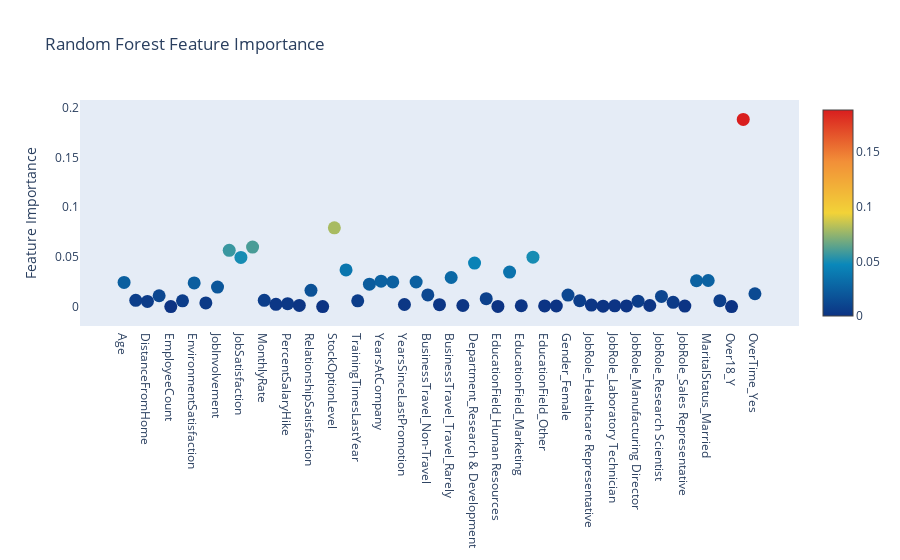

The notebook cell this image was saved under:
### Code cell
# Random Forrest Feature Importance 
# Scatter plot 
trace = go.Scatter(
    y = rf.feature_importances_,
    x = data_final.columns.values,
    mode='markers',
    marker=dict(
        sizemode = 'diameter',
        sizeref = 1,
        size = 13,
        #size= rf.feature_importances_,
        #color = np.random.randn(500), #set color equal to a variable
        color = rf.feature_importances_,
        colorscale='Portland',
        showscale=True
    ),
    text = data_final.columns.values
)
data = [trace]

layout= go.Layout(
    autosize= True,
    title= 'Random Forest Feature Importance',
    hovermode= 'closest',
     xaxis= dict(
         ticklen= 5,
         showgrid=False,
        zeroline=False,
        showline=False
     ),
    yaxis=dict(
        title= 'Feature Importance',
        showgrid=False,
        zeroline=False,
        ticklen= 5,
        gridwidth= 2
    ),
    showlegend= False
)
fig = go.Figure(data=data, layout=layout)
py.iplot(fig,filename='scatter2010')

### Figure 1 — Plotly figure (JSON) as saved in the notebook; plotly's stock layout.template omitted (floating-point values rounded to 4 significant figures)
{"data": [{"marker": {"color": [0.02434, 0.006252, 0.005158, 0.01087, 0, 0.005767, 0.02376, 0.003664, 0.01961, 0.05658, 0.04945, 0.05988, 0.006264, 0.002277, 0.002868, 0.001145, 0.01639, 0, 0.07922, 0.03691, 0.005778, 0.02258, 0.02553, 0.02484, 0.00207, 0.02471, 0.01172, 0.00189, 0.02925, 0.001061, 0.04374, 0.007964, 0.0001978, 0.03469, 0.0008375, 0.04967, 0.0006735, 0.0005639, 0.01156, 0.005857, 0.001556, 0.0004013, 0.0008004, 0.0007024, 0.005411, 0.001094, 0.01019, 0.004239, 0.0005363, 0.026, 0.02626, 0.005935, 0, 0.1883, 0.01293], "colorscale": [[0, "rgb(12,51,131)"], [0.25, "rgb(10,136,186)"], [0.5, "rgb(242,211,56)"], [0.75, "rgb(242,143,56)"], [1, "rgb(217,30,30)"]], "showscale": true, "size": 13, "sizemode": "diameter", "sizeref": 1}, "mode": "markers", "text": ["Age", "DailyRate", "DistanceFromHome", "Education", "EmployeeCount", "EmployeeNumber", "EnvironmentSatisfaction", "HourlyRate", "JobInvolvement", "JobLevel", "JobSatisfaction", "MonthlyIncome", "MonthlyRate", "NumCompaniesWorked", "PercentSalaryHike", "PerformanceRating", "RelationshipSatisfaction", "StandardHours", "StockOptionLevel", "TotalWorkingYears", "TrainingTimesLastYear", "WorkLifeBalance", "YearsAtCompany", "YearsInCurrentRole", "YearsSinceLastPromotion", "YearsWithCurrManager", "BusinessTravel_Non-Travel", "BusinessTravel_Travel_Frequently", "BusinessTravel_Travel_Rarely", "Department_Human Resources", "Department_Research & Development", "Department_Sales", "EducationField_Human Resources", "EducationField_Life Sciences", "EducationField_Marketing", "EducationField_Medical", "EducationField_Other", "EducationField_Technical Degree", "Gender_Female", "Gender_Male", "JobRole_Healthcare Representative", "JobRole_Human Resources", "JobRole_Laboratory Technician", "JobRole_Manager", "JobRole_Manufacturing Director", "JobRole_Research Director", "JobRole_Research Scientist", "JobRole_Sales Executive", "JobRole_Sales Representative", "MaritalStatus_Divorced", "MaritalStatus_Married", "MaritalStatus_Single", "Over18_Y", "OverTime_No", "OverTime_Yes"], "x": ["Age", "DailyRate", "DistanceFromHome", "Education", "EmployeeCount", "EmployeeNumber", "EnvironmentSatisfaction", "HourlyRate", "JobInvolvement", "JobLevel", "JobSatisfaction", "MonthlyIncome", "MonthlyRate", "NumCompaniesWorked", "PercentSalaryHike", "PerformanceRating", "RelationshipSatisfaction", "StandardHours", "StockOptionLevel", "TotalWorkingYears", "TrainingTimesLastYear", "WorkLifeBalance", "YearsAtCompany", "YearsInCurrentRole", "YearsSinceLastPromotion", "YearsWithCurrManager", "BusinessTravel_Non-Travel", "BusinessTravel_Travel_Frequently", "BusinessTravel_Travel_Rarely", "Department_Human Resources", "Department_Research & Development", "Department_Sales", "EducationField_Human Resources", "EducationField_Life Sciences", "EducationField_Marketing", "EducationField_Medical", "EducationField_Other", "EducationField_Technical Degree", "Gender_Female", "Gender_Male", "JobRole_Healthcare Representative", "JobRole_Human Resources", "JobRole_Laboratory Technician", "JobRole_Manager", "JobRole_Manufacturing Director", "JobRole_Research Director", "JobRole_Research Scientist", "JobRole_Sales Executive", "JobRole_Sales Representative", "MaritalStatus_Divorced", "MaritalStatus_Married", "MaritalStatus_Single", "Over18_Y", "OverTime_No", "OverTime_Yes"], "y": [0.02434, 0.006252, 0.005158, 0.01087, 0, 0.005767, 0.02376, 0.003664, 0.01961, 0.05658, 0.04945, 0.05988, 0.006264, 0.002277, 0.002868, 0.001145, 0.01639, 0, 0.07922, 0.03691, 0.005778, 0.02258, 0.02553, 0.02484, 0.00207, 0.02471, 0.01172, 0.00189, 0.02925, 0.001061, 0.04374, 0.007964, 0.0001978, 0.03469, 0.0008375, 0.04967, 0.0006735, 0.0005639, 0.01156, 0.005857, 0.001556, 0.0004013, 0.0008004, 0.0007024, 0.005411, 0.001094, 0.01019, 0.004239, 0.0005363, 0.026, 0.02626, 0.005935, 0, 0.1883, 0.01293], "type": "scatter"}], "layout": {"autosize": true, "hovermode": "closest", "showlegend": false, "title": {"text": "Random Forest Feature Importance"}, "xaxis": {"showgrid": false, "showline": false, "ticklen": 5, "zeroline": false, "type": "category", "range": [-3.882, 57.88], "autorange": true}, "yaxis": {"gridwidth": 2, "showgrid": false, "ticklen": 5, "title": {"text": "Feature Importance"}, "zeroline": false, "type": "linear", "range": [-0.03352, 0.2219], "autorange": true}}}
